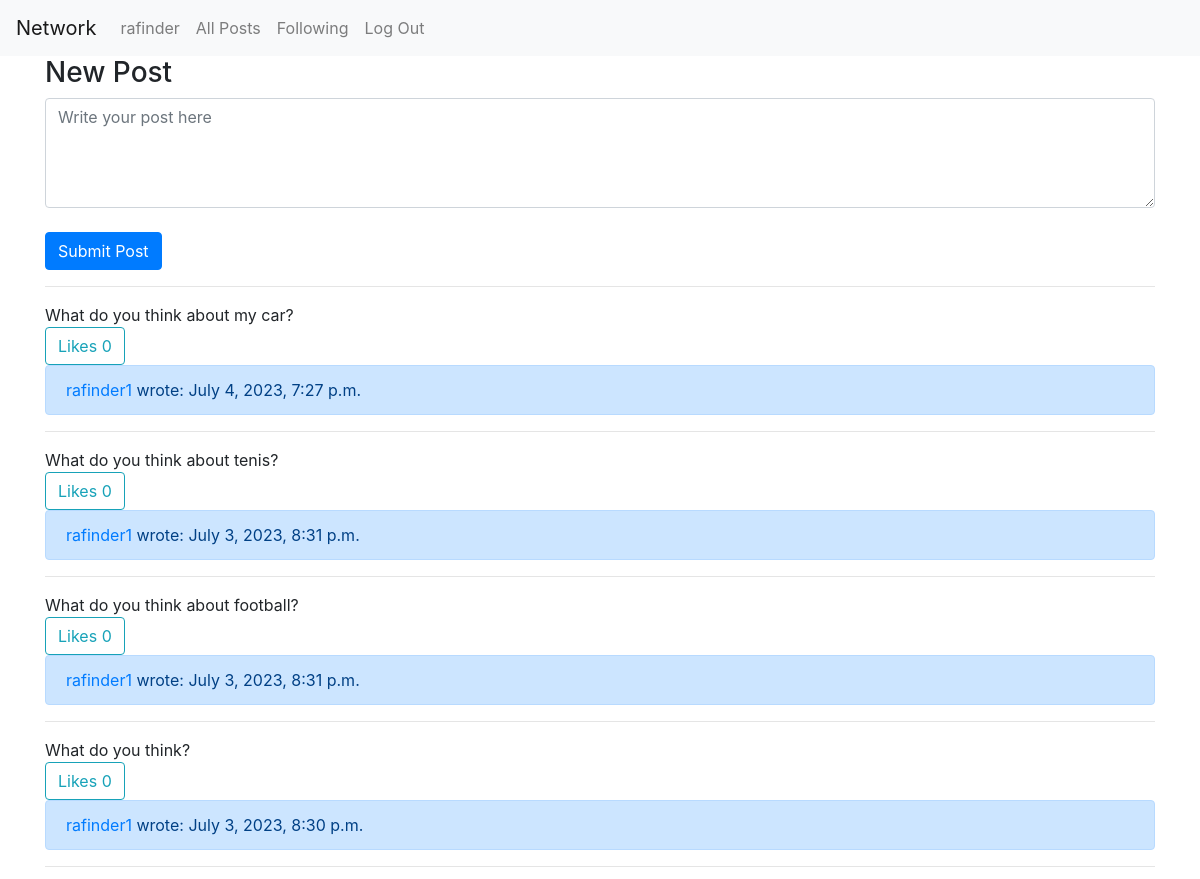
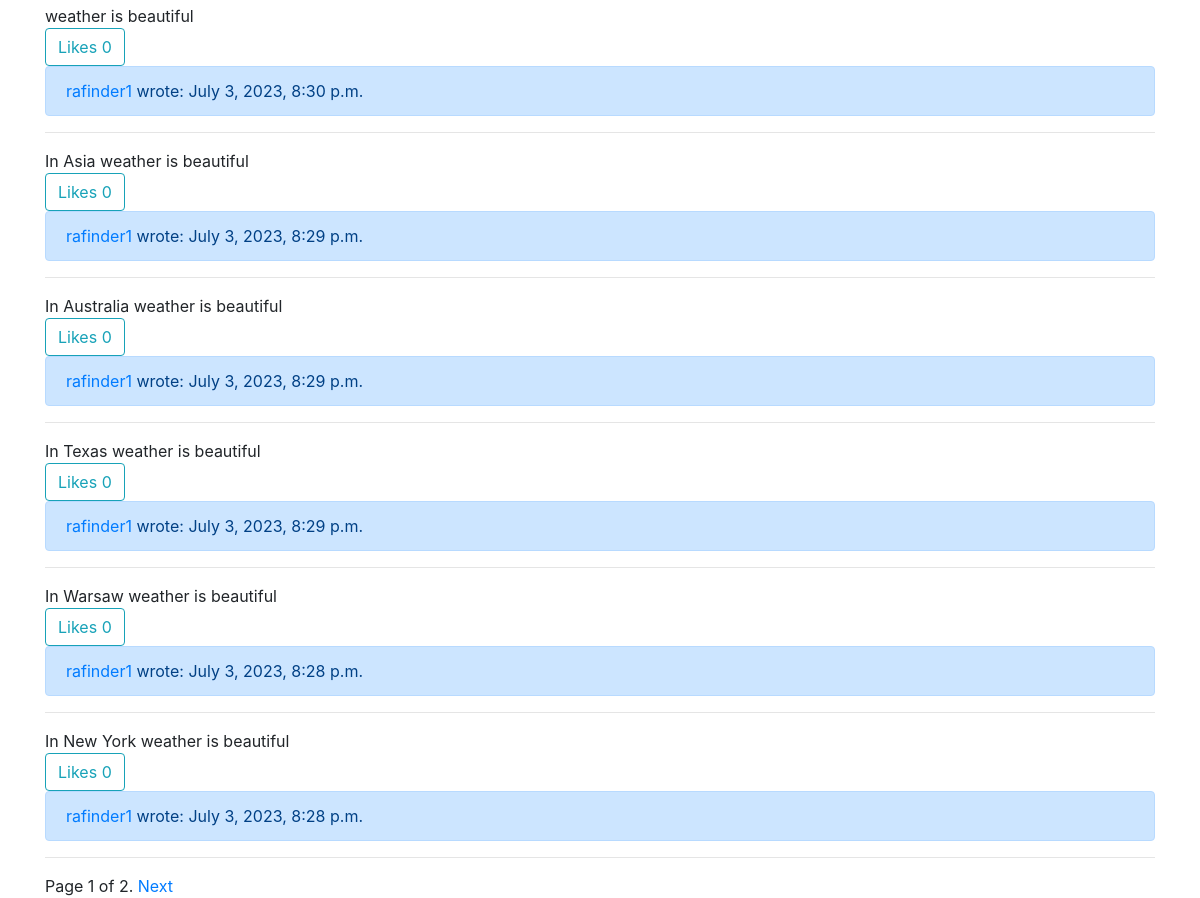
/ (signed in), run on the app's committed database (2 pictures, top to bottom).
### network/models.py (models this page shows, shortened)
class User(AbstractUser):
    posts = models.ForeignKey('Post', on_delete=models.CASCADE, default=None, null=True, blank=True)
    followers = models.ManyToManyField('self', blank=True, related_name='followers_users', symmetrical=False)
    following = models.ManyToManyField('self', blank=True, related_name='following_users', symmetrical=False)

class Post(models.Model):
    author = models.ForeignKey(User, on_delete=models.CASCADE, default=None, null=True, blank=True)
    text = models.CharField(max_length=500)
    date = models.DateTimeField(auto_now_add=True)
    likes = models.ManyToManyField(User, blank=True, related_name='likes_users')

### network/views.py (the view)
# urls.py: path("", views.index, name="index"),
def index(request):
    posts = Post.objects.all()
    posts = posts.order_by("-date")
    paginator = Paginator(posts, 10)
    page = request.GET.get('page')
    try:
        posts_pag = paginator.page(page)
    except PageNotAnInteger:
        posts_pag = paginator.page(1)
    except EmptyPage:
        posts_pag = paginator.page(paginator.num_pages)
    if request.user.is_authenticated:
        liked_posts = request.user.likes_users.all()
    else:
        liked_posts = []
    return render(request, "network/index.html", {
        "posts": posts_pag,
        "liked_posts": liked_posts
    })

### network/templates/network/index.html (shortened to what this page needs)
{% extends "network/layout.html" %}
{% load static %}
{% block body %}
{% if user.is_authenticated %}
<div class="container">
    <div id="new-post" >
        <h3>New Post</h3>
        <form id="compose-post">
            <textarea class="form-control" id="post-text" rows="4" placeholder="Write your post here"></textarea>
            <br>
            <button class="btn btn-primary" type="submit">Submit Post</button>
            <hr>
        </form>
    </div>
{% endif %}
    <div class="posts-block">
        {% for post in posts %}
            <div class="post-{{post.id}} post">
                <div class="text-{{post.id}} elem-post">{{post.text}}</div>
                {% if user.is_authenticated %}
                    {% if post in liked_posts %}
                        <div class="like"  data-userid="{{ user.id }}">
                            <button class="liker added btn btn-outline-info" type="button" id='liker-{{post.id}}' data-post-id = {{post.id}}>Likes
                                <span class="likes_number" id='num-{{post.id}}'> {{post.likes.count}}</span>
                            </button>
                        </div>
                    {% else %}
                        <div class="like" data-postid="{{ post.id }}" data-userid="{{ user.id }}">
                            <button class="liker btn btn-outline-info" type="button" id='liker-{{post.id}}' data-post-id = {{post.id}}>Likes
                                <span class="likes_number" id='num-{{post.id}}'>{{post.likes.count}}</span>
                            </button>
                        </div>
                     {%endif%}
                {% else %}
                        <div class=" ">
                            <span class="likes_number btn btn-outline-info" id='num-{{post.id}}'>Likes {{post.likes.count}}</span>
                        </div>
                {%endif%}
                <div class="alert alert-primary">
                    <a class="profile-name" href="profile/{{ post.author }}">{{ post.author }}</a> wrote: {{post.date}}
                </div>
                <hr>
            </div>
        {% endfor %}
    </div>
    {% include "network/pagination.html" with page=posts %}
{% endblock %}

### network/templates/network/layout.html (shortened to what this page needs)
{% load static %}
<!DOCTYPE html>
<html lang="en">
    <head>
        <link rel="stylesheet" href="https://stackpath.bootstrapcdn.com/bootstrap/4.4.1/css/bootstrap.min.css">
        <link href="{% static 'network/styles.css' %}" rel="stylesheet">
    </head>
    <body>
        <nav class="navbar navbar-expand-lg navbar-light bg-light">
            <a class="navbar-brand" href="{% url 'index' %}">Network</a>
            <div>
              <ul class="navbar-nav mr-auto">
                {% if user.is_authenticated %}
                    <li class="nav-item">
                        <a class="nav-link profile-name" href="{% url 'profile' user.username %}">{{ user.username }}</a>
                    </li>
                {% endif %}
                <li class="nav-item">
                  <a class="nav-link" href="{% url 'index' %}">All Posts</a>
                </li>
                {% if user.is_authenticated %}
                    <li class="nav-item">
                        <a class="nav-link" id="fol_posts" href="{% url 'fol_posts' %}">Following</a>
                    </li>
                    <li class="nav-item">
                        <a class="nav-link" href="{% url 'logout' %}">Log Out</a>
                    </li>
                {% endif %}
              </ul>
            </div>
          </nav>
        <div class="body">
            {% block body %}
            {% endblock %}
        </div>
    </body>
</html>

### data on the page
User: username "rafinder"
Post: text "What do you think about my car?", likes.count "0", author "rafinder1", date "July 4, 2023, 7:27 p.m."
Post: text "What do you think about tenis?", likes.count "0", author "rafinder1", date "July 3, 2023, 8:31 p.m."
Post: text "What do you think about football?", likes.count "0", author "rafinder1", date "July 3, 2023, 8:31 p.m."
Post: text "What do you think?", likes.count "0", author "rafinder1", date "July 3, 2023, 8:30 p.m."
Post: text "weather is beautiful", likes.count "0", author "rafinder1", date "July 3, 2023, 8:30 p.m."
Post: text "In Asia weather is beautiful", likes.count "0", author "rafinder1", date "July 3, 2023, 8:29 p.m."
Post: text "In Australia weather is beautiful", likes.count "0", author "rafinder1", date "July 3, 2023, 8:29 p.m."
Post: text "In Texas weather is beautiful", likes.count "0", author "rafinder1", date "July 3, 2023, 8:29 p.m."
Post: text "In Warsaw weather is beautiful", likes.count "0", author "rafinder1", date "July 3, 2023, 8:28 p.m."
Post: text "In New York weather is beautiful", likes.count "0", author "rafinder1", date "July 3, 2023, 8:28 p.m."

### other printed values
{{ page.number }} "1"
{{ page.paginator.num_pages }} "2"
